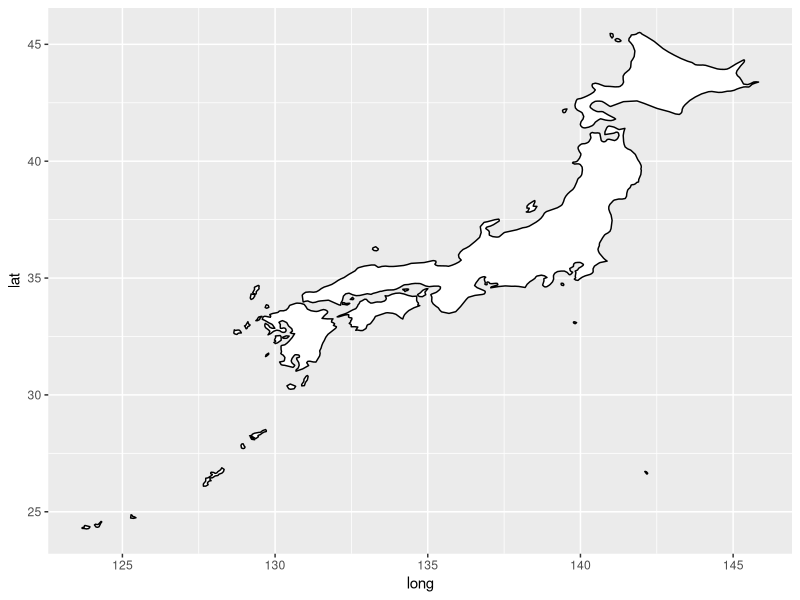
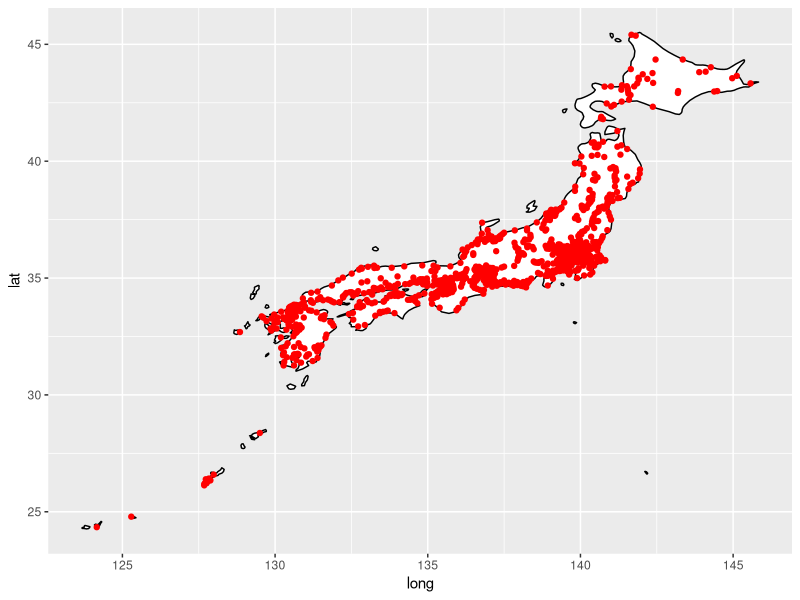
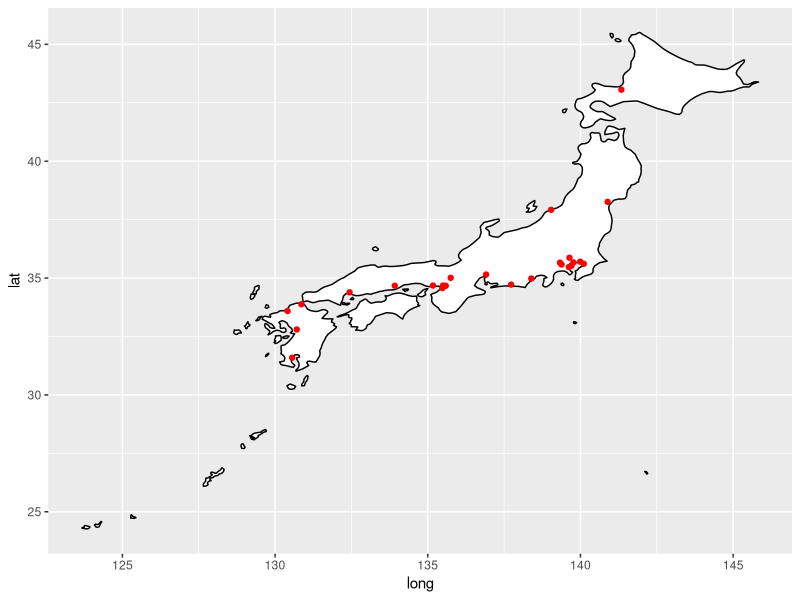
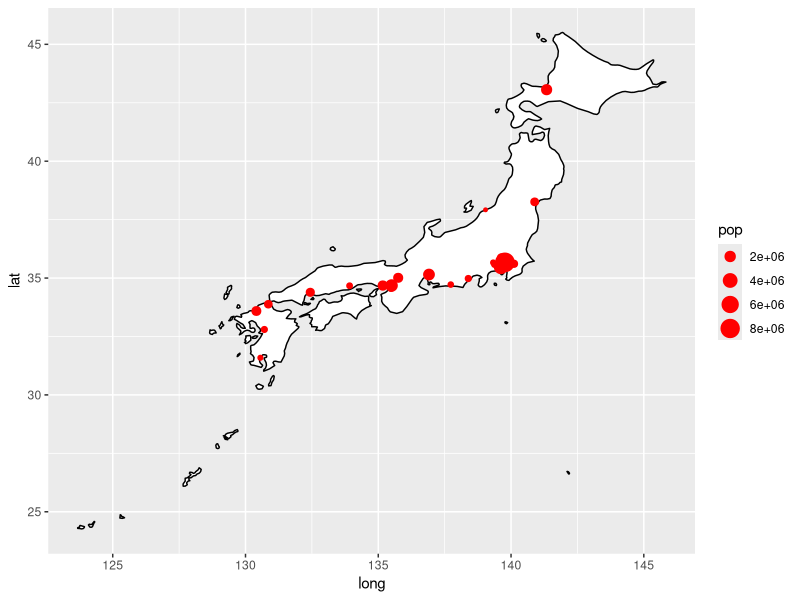
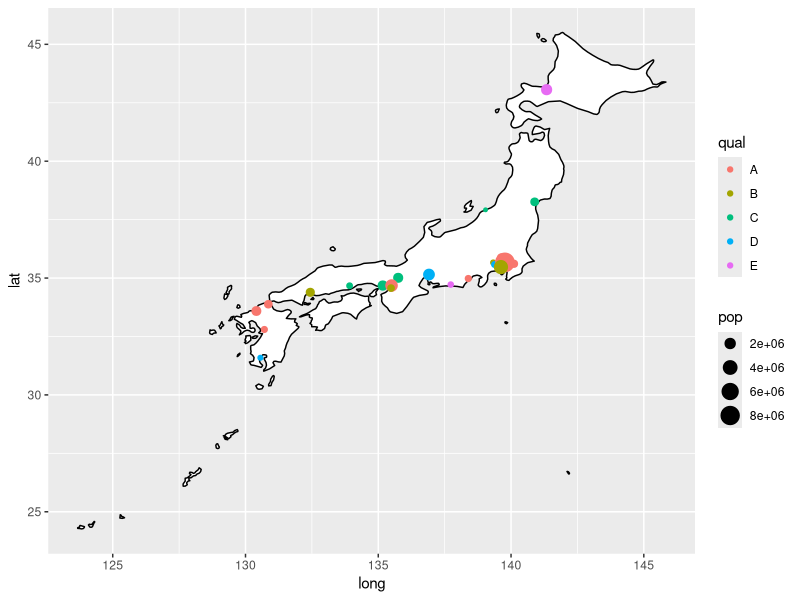
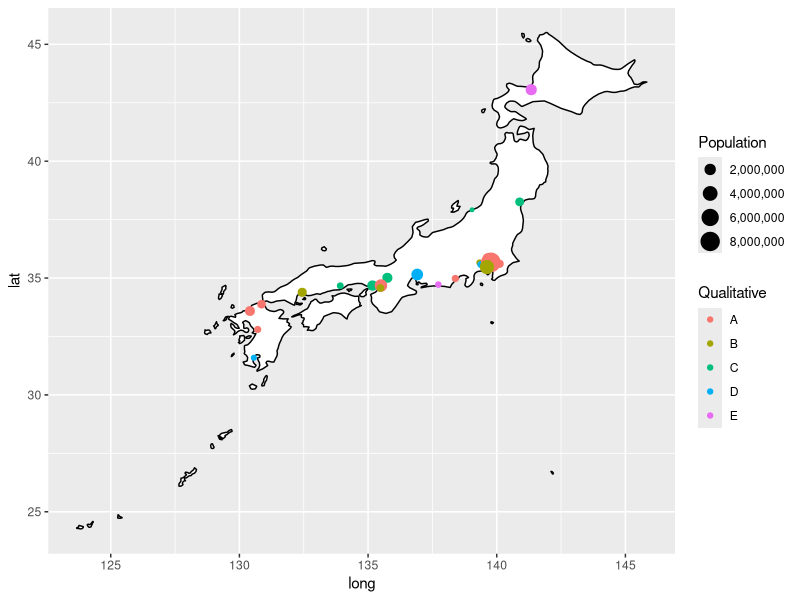
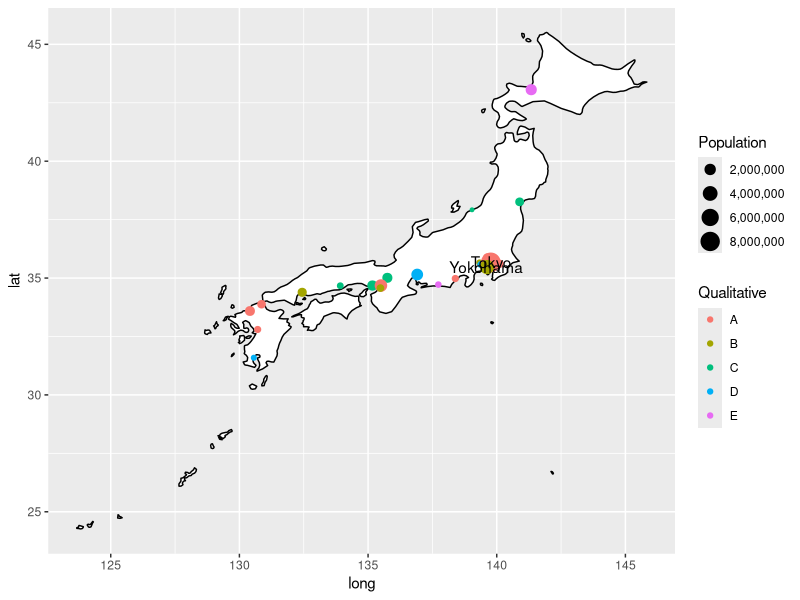

These figures' R source, in order:
######bubble maps

library(tidyverse)
library(maps)

####this provides city data

world <- map_data("world")

japan <- filter(world,region=="Japan")

ggplot(data = japan, mapping = aes(x= long, y= lat, group = group))+geom_polygon(color="black",fill="white")

######maps package has city data

head(maps::world.cities)
my_cities <-maps::world.cities

japan_cities <- filter(my_cities,country.etc=="Japan")

head(japan_cities)

####make a point for every city
ggplot(data = japan, mapping = aes(x= long, y= lat, group = group))+
  geom_polygon(color="black",fill="white")+
  geom_point(data = japan_cities,aes(x=long,y=lat,group=NULL),color="red")


####let's pick just the big cities

japan_big_cities <- filter(my_cities,country.etc=="Japan" & pop>500000)

ggplot(data = japan, mapping = aes(x= long, y= lat, group = group))+
  geom_polygon(color="black",fill="white")+
  geom_point(data = japan_big_cities,aes(x=long,y=lat,group=NULL),color="red")


####vary size of point by city size
ggplot(data = japan, mapping = aes(x= long, y= lat, group = group))+
  geom_polygon(color="black",fill="white")+
  geom_point(data = japan_big_cities,aes(x=long,y=lat,group=NULL,size=pop),color="red")

#####now vary the color of the dots

japan_big_cities$qual <- sample(LETTERS[1:5],nrow(japan_big_cities),replace=TRUE)

ggplot(data = japan, mapping = aes(x= long, y= lat, group = group))+
  geom_polygon(color="black",fill="white")+
  geom_point(data = japan_big_cities,aes(x=long,y=lat,group=NULL,color=qual,size=pop))

#####do some tweaking
####no scientific notation in legend r ggplot -- scales package adds the "scale_size_continuous" function to our arsenal, and we can set label=comma
library(scales)

###change the column name to make the legend nicer
japan_big_cities$Population <- japan_big_cities$pop
japan_big_cities$Qualitative <- japan_big_cities$qual

####do some additional refining
ggplot(data = japan, mapping = aes(x= long, y= lat, group = group))+geom_polygon(color="black",fill="white")+
  geom_point(data = japan_big_cities,aes(x=long,y=lat,group=NULL,color=Qualitative,size=Population))+
  scale_size_continuous(label=comma)

####do some additional refining
ggplot(data = japan, mapping = aes(x= long, y= lat, group = group))+geom_polygon(color="black",fill="white")+
  geom_point(data = japan_big_cities,aes(x=long,y=lat,group=NULL,color=Qualitative,size=Population))+
  scale_size_continuous(label=comma) +
  geom_text(data=subset(japan_big_cities, Population>3000000),aes(label=name, group=NULL), position = position_jitter()) 
